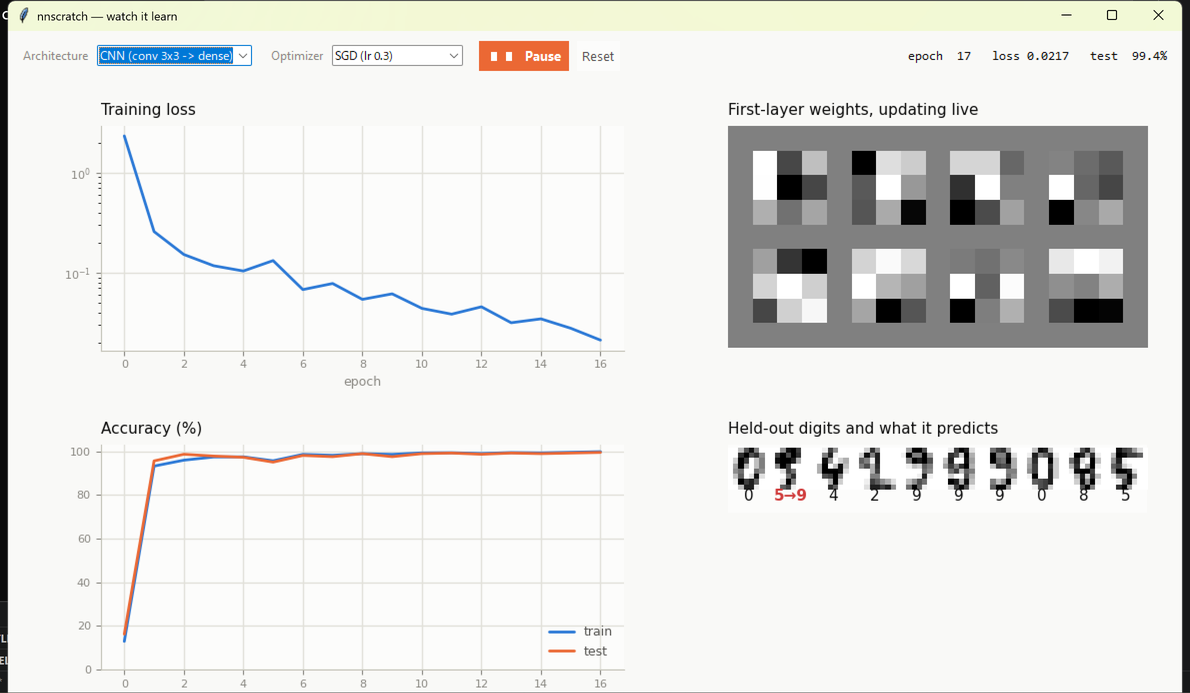

Write the Python code that produced this figure.
# SPDX-License-Identifier: Apache-2.0
# Copyright (c) 2026 Toshiaki Saka
"""Watch the network learn, live, in a window.

    python reference/gui_demo.py

The demos in apps/ print numbers and write files; this shows the same training
happening. Mini-batches run inside the Tk event loop, so the curves, the
first-layer weights and the sample predictions all update as the network learns
rather than after it has finished.

The network is the numpy reference in this directory -- the same hand-derived
backward passes as the C++ library, agreeing with it to 2e-15 (see README.md).
So what you are watching is nnscratch's arithmetic, driven from Python because
that is where a window is cheap.

Needs only numpy, matplotlib and tkinter (tkinter ships with Python). Reads
data/digits.csv directly; nothing needs to be exported first.
"""
from __future__ import annotations

import argparse
import os
import sys
import tkinter as tk
from tkinter import ttk

import numpy as np

import matplotlib
matplotlib.use('TkAgg')
from matplotlib.backends.backend_tkagg import FigureCanvasTkAgg               # noqa: E402
from matplotlib.figure import Figure                                          # noqa: E402

sys.path.insert(0, os.path.dirname(os.path.abspath(__file__)))

import common                                                                 # noqa: E402
import numpy_reference as nr                                                  # noqa: E402

# Series colours: slots 1-3 of the validated categorical palette, and the
# matching dark-surface steps. Chosen for CVD separation, not by eye.
LIGHT = {'surface': '#fcfcfb', 'plane': '#f9f9f7', 'ink': '#0b0b0b', 'ink2': '#52514e',
         'muted': '#898781', 'grid': '#e1e0d9', 'axis': '#c3c2b7',
         's1': '#2a78d6', 's2': '#eb6834', 's3': '#1baf7a'}
ARCHS = ['deep MLP (64-64-32-10)', 'shallow (64-10)', 'CNN (conv 3x3 -> dense)']
OPTS = ['Adam (lr 0.01)', 'Momentum (lr 0.05)', 'SGD (lr 0.3)']


def he(rng, shape, fan_in):
    return rng.normal(0.0, np.sqrt(2.0 / fan_in), shape)


def xavier(rng, shape, fan_in, fan_out):
    return rng.normal(0.0, np.sqrt(2.0 / (fan_in + fan_out)), shape)


def build_layers(arch, rng):
    """The three architectures of apps/compare.cpp, with nnscratch's init."""
    if arch.startswith('shallow'):
        return [nr.Dense(xavier(rng, (64, 10), 64, 10), np.zeros(10))]
    if arch.startswith('CNN'):
        return [nr.Conv2D(he(rng, (8, 1, 3, 3), 9), np.zeros(8), stride=1, pad=0),
                nr.ReLU(), nr.Flatten(),
                nr.Dense(xavier(rng, (288, 10), 288, 10), np.zeros(10))]
    return [nr.Dense(he(rng, (64, 64), 64), np.zeros(64)), nr.ReLU(),
            nr.Dense(he(rng, (64, 32), 64), np.zeros(32)), nr.ReLU(),
            nr.Dense(he(rng, (32, 10), 32), np.zeros(10))]


def build_opt(name):
    """Learning rates matched to each rule's effective step, as in compare.cpp."""
    if name.startswith('Adam'):
        return nr.Adam(0.01)
    if name.startswith('Momentum'):
        return nr.Momentum(0.05, 0.9)
    return nr.SGD(0.3)


class Demo:
    def __init__(self, root, csv, seed, batch):
        self.root, self.csv, self.seed, self.batch = root, csv, seed, batch
        self.running = False
        self._load_data()
        self._build_ui()
        self.reset()

    # -- data ---------------------------------------------------------------
    def _load_data(self):
        pixels, labels = common.load_digits_csv(self.csv)
        rng = np.random.default_rng(0)
        perm = rng.permutation(len(labels))
        cut = int(len(labels) * 0.8)
        tr, te = perm[:cut], perm[cut:]
        self.x_tr, self.y_tr = pixels[tr], labels[tr]
        self.x_te, self.y_te = pixels[te], labels[te]
        self.img_tr = self.x_tr.reshape(-1, 1, 8, 8)
        self.img_te = self.x_te.reshape(-1, 1, 8, 8)
        self.y1h = np.eye(10)[self.y_tr]
        # A fixed handful of test digits to show predictions for.
        self.sample = np.arange(10) * (len(self.y_te) // 10)

    # -- ui -----------------------------------------------------------------
    def _build_ui(self):
        self.root.title('nnscratch — watch it learn')
        self.root.configure(bg=LIGHT['plane'])

        bar = tk.Frame(self.root, bg=LIGHT['plane'], padx=12, pady=10)
        bar.pack(fill='x')

        self.arch = tk.StringVar(value=ARCHS[0])
        self.optn = tk.StringVar(value=OPTS[2])
        for label, var, values, width in (('Architecture', self.arch, ARCHS, 22),
                                          ('Optimizer', self.optn, OPTS, 18)):
            tk.Label(bar, text=label, bg=LIGHT['plane'], fg=LIGHT['muted'],
                     font=('Segoe UI', 9)).pack(side='left', padx=(0, 6))
            box = ttk.Combobox(bar, textvariable=var, values=values, width=width,
                               state='readonly', takefocus=False)
            box.pack(side='left', padx=(0, 16))
            box.bind('<<ComboboxSelected>>', lambda _e: self.reset())
            # A focused readonly Combobox changes value on scroll and on the arrow
            # keys. Over a window you are scrolling anyway, that silently swaps the
            # experiment out from under the run -- swallow both.
            box.bind('<MouseWheel>', lambda _e: 'break')
            box.bind('<Up>', lambda _e: 'break')
            box.bind('<Down>', lambda _e: 'break')

        self.btn = tk.Button(bar, text='▶  Train', command=self.toggle, width=10,
                             relief='flat', bg=LIGHT['s1'], fg='white',
                             font=('Segoe UI', 10, 'bold'), cursor='hand2')
        self.btn.pack(side='left')
        tk.Button(bar, text='Reset', command=self.reset, relief='flat',
                  bg=LIGHT['surface'], fg=LIGHT['ink2'], cursor='hand2',
                  font=('Segoe UI', 10)).pack(side='left', padx=8)

        self.status = tk.Label(bar, text='', bg=LIGHT['plane'], fg=LIGHT['ink'],
                               font=('Consolas', 10))
        self.status.pack(side='right')

        self.fig = Figure(figsize=(11.5, 6.4), dpi=100, facecolor=LIGHT['plane'])
        gs = self.fig.add_gridspec(2, 2, width_ratios=[1.25, 1], height_ratios=[1, 1],
                                   hspace=0.42, wspace=0.22,
                                   left=0.07, right=0.98, top=0.93, bottom=0.08)
        self.ax_loss = self.fig.add_subplot(gs[0, 0])
        self.ax_acc = self.fig.add_subplot(gs[1, 0])
        self.ax_w = self.fig.add_subplot(gs[0, 1])
        self.ax_p = self.fig.add_subplot(gs[1, 1])
        for ax in (self.ax_loss, self.ax_acc):
            ax.set_facecolor(LIGHT['surface'])
            for side in ('top', 'right'):
                ax.spines[side].set_visible(False)
            for side in ('left', 'bottom'):
                ax.spines[side].set_color(LIGHT['axis'])
            ax.tick_params(colors=LIGHT['muted'], labelsize=8)
            ax.grid(True, color=LIGHT['grid'], linewidth=1, alpha=1)
            ax.set_axisbelow(True)
        for ax in (self.ax_w, self.ax_p):
            ax.set_facecolor(LIGHT['surface'])
            ax.set_xticks([])
            ax.set_yticks([])
            # imshow keeps its aspect, so without this the image floats in the
            # middle of the cell and drifts away from its own title.
            ax.set_anchor('N')
            for s in ax.spines.values():
                s.set_visible(False)

        self.canvas = FigureCanvasTkAgg(self.fig, master=self.root)
        self.canvas.get_tk_widget().pack(fill='both', expand=True, padx=12, pady=(0, 12))

    # -- training -----------------------------------------------------------
    def reset(self):
        self.running = False
        self.btn.config(text='▶  Train', bg=LIGHT['s1'])
        rng = np.random.default_rng(self.seed)
        self.layers = build_layers(self.arch.get(), rng)
        self.params = [pg for layer in self.layers for pg in layer.params()]
        self.opt = build_opt(self.optn.get())
        self.loss_fn = nr.SoftmaxCrossEntropy()
        self.order_rng = np.random.default_rng(self.seed + 1)
        self.epoch = 0
        self.hist = {'loss': [], 'train': [], 'test': []}
        self._metrics()
        self.draw()

    def toggle(self):
        self.running = not self.running
        self.btn.config(text='❚❚  Pause' if self.running else '▶  Train',
                        bg=LIGHT['s2'] if self.running else LIGHT['s1'])
        if self.running:
            self.root.after(10, self.step)

    def _x(self, train=True):
        cnn = self.arch.get().startswith('CNN')
        if train:
            return self.img_tr if cnn else self.x_tr
        return self.img_te if cnn else self.x_te

    def _metrics(self):
        logits = nr.forward(self.layers, self._x(True))
        self.hist['loss'].append(self.loss_fn.forward(logits, self.y1h))
        self.hist['train'].append(float((logits.argmax(1) == self.y_tr).mean()))
        te = nr.forward(self.layers, self._x(False))
        self.hist['test'].append(float((te.argmax(1) == self.y_te).mean()))
        self.pred = te.argmax(1)

    def train_one_epoch(self):
        x = self._x(True)
        for idx in common.batches(self.order_rng.permutation(len(self.y_tr)), self.batch):
            logits = nr.forward(self.layers, x[idx])
            self.loss_fn.forward(logits, self.y1h[idx])
            nr.backward(self.layers, self.loss_fn.backward())
            self.opt.step(self.params)
        self.epoch += 1
        self._metrics()

    def step(self):
        """One epoch per tick, then hand control back so the window stays alive."""
        if not self.running:
            return
        self.train_one_epoch()
        self.draw()
        if self.epoch >= 60:
            self.running = False
            self.btn.config(text='▶  Train', bg=LIGHT['s1'])
            return
        self.root.after(1, self.step)

    # -- drawing ------------------------------------------------------------
    def _weight_tiles(self):
        """First-layer weights as square images: 8x8 per unit, or the conv kernels."""
        first = self.layers[0]
        if isinstance(first, nr.Conv2D):
            w = first.W.reshape(first.W.shape[0], -1)
            side, cols = 3, 4
        else:
            w = first.W.T                       # (units, inputs)
            side = int(round(np.sqrt(w.shape[1])))
            cols = 8 if w.shape[0] >= 16 else 5
        n = min(w.shape[0], 64)
        rows = int(np.ceil(n / cols))
        pad = 1
        canvas = np.full((rows * (side + pad) + pad, cols * (side + pad) + pad), 0.5)
        for i in range(n):
            cell = w[i].reshape(side, side)
            lo, hi = cell.min(), cell.max()
            rng = hi - lo if hi - lo > 1e-12 else 1.0
            r, c = divmod(i, cols)
            y0, x0 = pad + r * (side + pad), pad + c * (side + pad)
            canvas[y0:y0 + side, x0:x0 + side] = (cell - lo) / rng
        return canvas

    def draw(self):
        ep = np.arange(len(self.hist['loss']))

        self.ax_loss.clear()
        self.ax_loss.plot(ep, self.hist['loss'], color=LIGHT['s1'], lw=2,
                          solid_capstyle='round')
        self.ax_loss.set_yscale('log')
        self.ax_loss.set_title('Training loss', color=LIGHT['ink'], fontsize=11,
                               loc='left', pad=8)
        self.ax_loss.set_xlabel('epoch', color=LIGHT['muted'], fontsize=9)

        self.ax_acc.clear()
        self.ax_acc.plot(ep, np.array(self.hist['train']) * 100, color=LIGHT['s1'], lw=2,
                         label='train', solid_capstyle='round')
        self.ax_acc.plot(ep, np.array(self.hist['test']) * 100, color=LIGHT['s2'], lw=2,
                         label='test', solid_capstyle='round')
        self.ax_acc.set_ylim(0, 103)
        self.ax_acc.set_title('Accuracy (%)', color=LIGHT['ink'], fontsize=11,
                              loc='left', pad=8)
        self.ax_acc.set_xlabel('epoch', color=LIGHT['muted'], fontsize=9)
        leg = self.ax_acc.legend(loc='lower right', frameon=False, fontsize=9)
        for t in leg.get_texts():
            t.set_color(LIGHT['ink2'])

        for ax in (self.ax_loss, self.ax_acc):
            ax.set_facecolor(LIGHT['surface'])
            for side in ('top', 'right'):
                ax.spines[side].set_visible(False)
            for side in ('left', 'bottom'):
                ax.spines[side].set_color(LIGHT['axis'])
            ax.tick_params(colors=LIGHT['muted'], labelsize=8)
            ax.grid(True, color=LIGHT['grid'], linewidth=1)
            ax.set_axisbelow(True)

        self.ax_w.clear()
        self.ax_w.imshow(self._weight_tiles(), cmap='gray', vmin=0, vmax=1,
                         interpolation='nearest')
        self.ax_w.set_title('First-layer weights, updating live', color=LIGHT['ink'],
                            fontsize=11, loc='left', pad=8)
        self.ax_w.set_xticks([])
        self.ax_w.set_yticks([])
        self.ax_w.set_anchor('N')

        # Ten held-out digits with the current prediction; wrong ones flagged.
        self.ax_p.clear()
        strip = np.hstack([self.x_te[i].reshape(8, 8) for i in self.sample])
        self.ax_p.imshow(strip, cmap='gray_r', interpolation='nearest')
        for k, i in enumerate(self.sample):
            ok = self.pred[i] == self.y_te[i]
            # A wrong prediction is red *and* bold and shows the true label, so it
            # never depends on colour alone.
            self.ax_p.text(k * 8 + 3.5, 9.6,
                           str(self.pred[i]) if ok else f'{self.pred[i]}→{self.y_te[i]}',
                           ha='center', fontsize=11,
                           color=LIGHT['ink'] if ok else '#d03b3b',
                           fontweight='normal' if ok else 'bold')
        self.ax_p.set_ylim(12, -1)
        self.ax_p.set_title('Held-out digits and what it predicts', color=LIGHT['ink'],
                            fontsize=11, loc='left', pad=8)
        self.ax_p.set_xticks([])
        self.ax_p.set_yticks([])
        self.ax_p.set_anchor('N')

        self.status.config(text=f"epoch {self.epoch:3d}   loss {self.hist['loss'][-1]:.4f}"
                                f"   test {self.hist['test'][-1] * 100:5.1f}%")
        self.canvas.draw_idle()


def main():
    p = argparse.ArgumentParser(description=__doc__.splitlines()[0])
    p.add_argument('--csv', default=common.DEFAULT_CSV)
    p.add_argument('--seed', type=int, default=42)
    p.add_argument('--batch', type=int, default=32)
    p.add_argument('--autostart', action='store_true',
                   help='begin training as soon as the window opens')
    args = p.parse_args()

    root = tk.Tk()
    demo = Demo(root, args.csv, args.seed, args.batch)
    if args.autostart:
        root.after(300, demo.toggle)
    root.mainloop()


if __name__ == '__main__':
    main()
